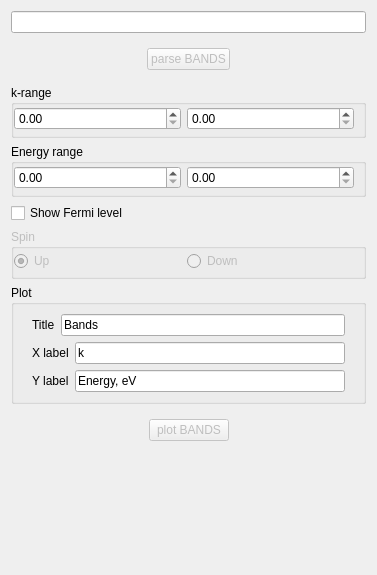
              <widget class="QWidget" name="tab_18">
               <attribute name="title">
                <string>Band structure</string>
               </attribute>
               <layout class="QVBoxLayout" name="verticalLayout_7">
                <item>
                 <widget class="QLineEdit" name="FormActionsLineBANDSfile"/>
                </item>
                <item>
                 <widget class="QFrame" name="frame_54">
                  <property name="frameShape">
                   <enum>QFrame::NoFrame</enum>
                  </property>
                  <property name="frameShadow">
                   <enum>QFrame::Raised</enum>
                  </property>
                  <layout class="QHBoxLayout" name="horizontalLayout_94">
                   <item>
                    <spacer name="horizontalSpacer_70">
                     <property name="orientation">
                      <enum>Qt::Horizontal</enum>
                     </property>
                     <property name="sizeHint" stdset="0">
                      <size>
                       <width>40</width>
                       <height>20</height>
                      </size>
                     </property>
                    </spacer>
                   </item>
                   <item>
                    <widget class="QPushButton" name="parse_bands">
                     <property name="enabled">
                      <bool>false</bool>
                     </property>
                     <property name="text">
                      <string>parse BANDS</string>
                     </property>
                    </widget>
                   </item>
                   <item>
                    <spacer name="horizontalSpacer_69">
                     <property name="orientation">
                      <enum>Qt::Horizontal</enum>
                     </property>
                     <property name="sizeHint" stdset="0">
                      <size>
                       <width>40</width>
                       <height>20</height>
                      </size>
                     </property>
                    </spacer>
                   </item>
                  </layout>
                 </widget>
                </item>
                <item>
                 <widget class="QGroupBox" name="groupBox_15">
                  <property name="minimumSize">
                   <size>
                    <width>0</width>
                    <height>0</height>
                   </size>
                  </property>
                  <property name="maximumSize">
                   <size>
                    <width>16777215</width>
                    <height>16777215</height>
                   </size>
                  </property>
                  <property name="title">
                   <string>k-range</string>
                  </property>
                  <layout class="QHBoxLayout" name="horizontalLayout_19">
                   <property name="leftMargin">
                    <number>0</number>
                   </property>
                   <property name="topMargin">
                    <number>2</number>
                   </property>
                   <property name="bottomMargin">
                    <number>5</number>
                   </property>
                   <item>
                    <widget class="QDoubleSpinBox" name="spin_bands_xmin"/>
                   </item>
                   <item>
                    <widget class="QDoubleSpinBox" name="spin_bands_xmax"/>
                   </item>
                  </layout>
                 </widget>
                </item>
                <item>
                 <widget class="QGroupBox" name="groupBox_16">
                  <property name="minimumSize">
                   <size>
                    <width>0</width>
                    <height>0</height>
                   </size>
                  </property>
                  <property name="maximumSize">
                   <size>
                    <width>16777215</width>
                    <height>16777215</height>
                   </size>
                  </property>
                  <property name="title">
                   <string>Energy range</string>
                  </property>
                  <layout class="QHBoxLayout" name="horizontalLayout_22">
                   <property name="leftMargin">
                    <number>0</number>
                   </property>
                   <property name="topMargin">
                    <number>2</number>
                   </property>
                   <property name="bottomMargin">
                    <number>5</number>
                   </property>
                   <item>
                    <widget class="QDoubleSpinBox" name="spin_bands_emin"/>
                   </item>
                   <item>
                    <widget class="QDoubleSpinBox" name="spin_bands_emax"/>
                   </item>
                  </layout>
                 </widget>
                </item>
                <item>
                 <widget class="QCheckBox" name="FormActionsCheckBANDSfermyShow">
                  <property name="text">
                   <string>Show Fermi level</string>
                  </property>
                 </widget>
                </item>
                <item>
                 <widget class="QGroupBox" name="FormActionsGrBoxBANDSspin">
                  <property name="enabled">
                   <bool>false</bool>
                  </property>
                  <property name="minimumSize">
                   <size>
                    <width>0</width>
                    <height>0</height>
                   </size>
                  </property>
                  <property name="maximumSize">
                   <size>
                    <width>16777215</width>
                    <height>16777215</height>
                   </size>
                  </property>
                  <property name="title">
                   <string>Spin</string>
                  </property>
                  <layout class="QHBoxLayout" name="horizontalLayout_31">
                   <property name="leftMargin">
                    <number>0</number>
                   </property>
                   <property name="topMargin">
                    <number>2</number>
                   </property>
                   <property name="bottomMargin">
                    <number>5</number>
                   </property>
                   <item>
                    <widget class="QRadioButton" name="FormActionsCheckBANDSspinUp">
                     <property name="text">
                      <string>Up</string>
                     </property>
                     <property name="checked">
                      <bool>true</bool>
                     </property>
                    </widget>
                   </item>
                   <item>
                    <widget class="QRadioButton" name="FormActionsCheckBANDSspinDown">
                     <property name="text">
                      <string>Down</string>
                     </property>
                    </widget>
                   </item>
                  </layout>
                 </widget>
                </item>
                <item>
                 <widget class="QGroupBox" name="groupBox_48">
                  <property name="minimumSize">
                   <size>
                    <width>0</width>
                    <height>0</height>
                   </size>
                  </property>
                  <property name="title">
                   <string>Plot</string>
                  </property>
                  <layout class="QVBoxLayout" name="verticalLayout_83">
                   <item>
                    <widget class="QFrame" name="frame_147">
                     <property name="frameShape">
                      <enum>QFrame::NoFrame</enum>
                     </property>
                     <property name="frameShadow">
                      <enum>QFrame::Raised</enum>
                     </property>
                     <layout class="QHBoxLayout" name="horizontalLayout_159">
                      <property name="topMargin">
                       <number>0</number>
                      </property>
                      <property name="bottomMargin">
                       <number>0</number>
                      </property>
                      <item>
                       <widget class="QLabel" name="label_120">
                        <property name="text">
                         <string>Title</string>
                        </property>
                       </widget>
                      </item>
                      <item>
                       <widget class="QLineEdit" name="bands_title">
                        <property name="text">
                         <string>Bands</string>
                        </property>
                       </widget>
                      </item>
                     </layout>
                    </widget>
                   </item>
                   <item>
                    <widget class="QFrame" name="frame_148">
                     <property name="frameShape">
                      <enum>QFrame::NoFrame</enum>
                     </property>
                     <property name="frameShadow">
                      <enum>QFrame::Raised</enum>
                     </property>
                     <layout class="QHBoxLayout" name="horizontalLayout_160">
                      <property name="topMargin">
                       <number>0</number>
                      </property>
                      <property name="bottomMargin">
                       <number>0</number>
                      </property>
                      <item>
                       <widget class="QLabel" name="label_121">
                        <property name="text">
                         <string>X label</string>
                        </property>
                       </widget>
                      </item>
                      <item>
                       <widget class="QLineEdit" name="bands_x_label">
                        <property name="text">
                         <string>k</string>
                        </property>
                       </widget>
                      </item>
                     </layout>
                    </widget>
                   </item>
                   <item>
                    <widget class="QFrame" name="frame_149">
                     <property name="frameShape">
                      <enum>QFrame::NoFrame</enum>
                     </property>
                     <property name="frameShadow">
                      <enum>QFrame::Raised</enum>
                     </property>
                     <layout class="QHBoxLayout" name="horizontalLayout_161">
                      <property name="topMargin">
                       <number>0</number>
                      </property>
                      <property name="bottomMargin">
                       <number>0</number>
                      </property>
                      <item>
                       <widget class="QLabel" name="label_122">
                        <property name="text">
                         <string>Y label</string>
                        </property>
                       </widget>
                      </item>
                      <item>
                       <widget class="QLineEdit" name="bands_y_label">
                        <property name="text">
                         <string>Energy, eV</string>
                        </property>
                       </widget>
                      </item>
                     </layout>
                    </widget>
                   </item>
                  </layout>
                 </widget>
                </item>
                <item>
                 <widget class="QFrame" name="frame_35">
                  <property name="frameShape">
                   <enum>QFrame::NoFrame</enum>
                  </property>
                  <property name="frameShadow">
                   <enum>QFrame::Raised</enum>
                  </property>
                  <layout class="QHBoxLayout" name="horizontalLayout_24">
                   <item>
                    <spacer name="horizontalSpacer_44">
                     <property name="orientation">
                      <enum>Qt::Horizontal</enum>
                     </property>
                     <property name="sizeHint" stdset="0">
                      <size>
                       <width>129</width>
                       <height>20</height>
                      </size>
                     </property>
                    </spacer>
                   </item>
                   <item>
                    <widget class="QPushButton" name="plot_bands">
                     <property name="enabled">
                      <bool>false</bool>
                     </property>
                     <property name="text">
                      <string>plot BANDS</string>
                     </property>
                    </widget>
                   </item>
                   <item>
                    <spacer name="horizontalSpacer_46">
                     <property name="orientation">
                      <enum>Qt::Horizontal</enum>
                     </property>
                     <property name="sizeHint" stdset="0">
                      <size>
                       <width>128</width>
                       <height>20</height>
                      </size>
                     </property>
                    </spacer>
                   </item>
                  </layout>
                 </widget>
                </item>
                <item>
                 <widget class="QFrame" name="frame_31">
                  <property name="minimumSize">
                   <size>
                    <width>0</width>
                    <height>50</height>
                   </size>
                  </property>
                  <property name="frameShape">
                   <enum>QFrame::NoFrame</enum>
                  </property>
                  <property name="frameShadow">
                   <enum>QFrame::Raised</enum>
                  </property>
                  <property name="lineWidth">
                   <number>0</number>
                  </property>
                  <layout class="QHBoxLayout" name="horizontalLayout_79">
                   <item>
                    <widget class="QLabel" name="FormActionsLabelBANDSgap">
                     <property name="minimumSize">
                      <size>
                       <width>0</width>
                       <height>50</height>
                      </size>
                     </property>
                     <property name="text">
                      <string/>
                     </property>
                    </widget>
                   </item>
                  </layout>
                 </widget>
                </item>
                <item>
                 <spacer name="verticalSpacer_22">
                  <property name="orientation">
                   <enum>Qt::Vertical</enum>
                  </property>
                  <property name="sizeHint" stdset="0">
                   <size>
                    <width>20</width>
                    <height>40</height>
                   </size>
                  </property>
                 </spacer>
                </item>
               </layout>
              </widget>
